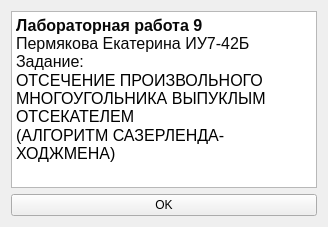
<?xml version="1.0" encoding="UTF-8"?>
<ui version="4.0">
 <class>Form</class>
 <widget class="QWidget" name="Form">
  <property name="geometry">
   <rect>
    <x>0</x>
    <y>0</y>
    <width>328</width>
    <height>227</height>
   </rect>
  </property>
  <property name="windowTitle">
   <string>Form</string>
  </property>
  <layout class="QVBoxLayout" name="verticalLayout">
   <item>
    <widget class="QTextEdit" name="textEdit">
     <property name="html">
      <string>&lt;!DOCTYPE HTML PUBLIC &quot;-//W3C//DTD HTML 4.0//EN&quot; &quot;http://www.w3.org/TR/REC-html40/strict.dtd&quot;&gt;
&lt;html&gt;&lt;head&gt;&lt;meta name=&quot;qrichtext&quot; content=&quot;1&quot; /&gt;&lt;style type=&quot;text/css&quot;&gt;
p, li { white-space: pre-wrap; }
&lt;/style&gt;&lt;/head&gt;&lt;body style=&quot; font-family:'MS Shell Dlg 2'; font-size:7.875pt; font-weight:400; font-style:normal;&quot;&gt;
&lt;p align=&quot;justify&quot; style=&quot; margin-top:0px; margin-bottom:0px; margin-left:0px; margin-right:0px; -qt-block-indent:0; text-indent:0px; background-color:#ffffff;&quot;&gt;&lt;span style=&quot; font-family:'JetBrains Mono','monospace'; font-size:12pt; font-weight:600; color:#080808; background-color:#ffffff;&quot;&gt;Лабораторная работа 9&lt;/span&gt;&lt;span style=&quot; font-family:'JetBrains Mono','monospace'; font-size:12pt; color:#080808;&quot;&gt;&lt;br /&gt;Пермякова Екатерина ИУ7-42Б&lt;br /&gt;Задание:&lt;/span&gt;&lt;/p&gt;
&lt;p style=&quot; margin-top:0px; margin-bottom:0px; margin-left:0px; margin-right:0px; -qt-block-indent:0; text-indent:0px;&quot;&gt;&lt;span style=&quot; font-size:12pt;&quot;&gt;ОТСЕЧЕНИЕ ПРОИЗВОЛЬНОГО МНОГОУГОЛЬНИКА ВЫПУКЛЫМ ОТСЕКАТЕЛЕМ &lt;/span&gt;&lt;/p&gt;
&lt;p style=&quot; margin-top:0px; margin-bottom:0px; margin-left:0px; margin-right:0px; -qt-block-indent:0; text-indent:0px;&quot;&gt;&lt;span style=&quot; font-size:12pt;&quot;&gt;(АЛГОРИТМ САЗЕРЛЕНДА-ХОДЖМЕНА)&lt;/span&gt;&lt;/p&gt;&lt;/body&gt;&lt;/html&gt;</string>
     </property>
    </widget>
   </item>
   <item>
    <widget class="QPushButton" name="ok_pbtn">
     <property name="text">
      <string>OK</string>
     </property>
    </widget>
   </item>
  </layout>
 </widget>
 <resources/>
 <connections/>
</ui>
